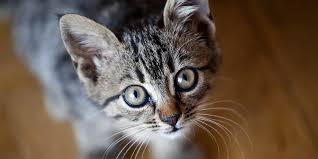
#> input picture python/opencv/cat.jpeg, 318 x 159 px
$ python crop.py --image cat.jpeg
#> lines starting #> are read from the running program, lines starting #| are printed output that depends on the picture
import numpy as np
import cv2
import argparse

#This is parsing the image
# fetching the arguments and save in dictionary
ap = argparse.ArgumentParser() #parse command line arguments
ap.add_argument("-i", "--image", required = True, help="Path to the image") #pass image from command line labelled as argument "-image"
args = vars(ap.parse_args()) #parse the arguments and store them in a dictionary

# loading and converting the image into numpy array
# printing the corresponding values
image = cv2.imread(args["image"])
#> image is the input picture: shape (159, 318, 3); mean B, G, R 75.4, 88.7, 105

#Showing the original image
cv2.imshow("This is original of the image", image)
#showtime
cv2.waitKey(0)

#Cropping the image
#crop
cropped = image[16:140, 57:217] #image[y_start:y_stop, x_start:x_stop] (we are getting those values from the original image as you like)
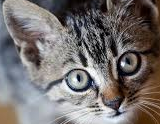
#> cropped: shape (124, 160, 3); mean B, G, R 110.7, 111.8, 117.4
#showing
cv2.imshow("This is the cropped of the image", cropped)
#showtime
cv2.waitKey(0)

$ run again, on python/opencv/cing.jpg
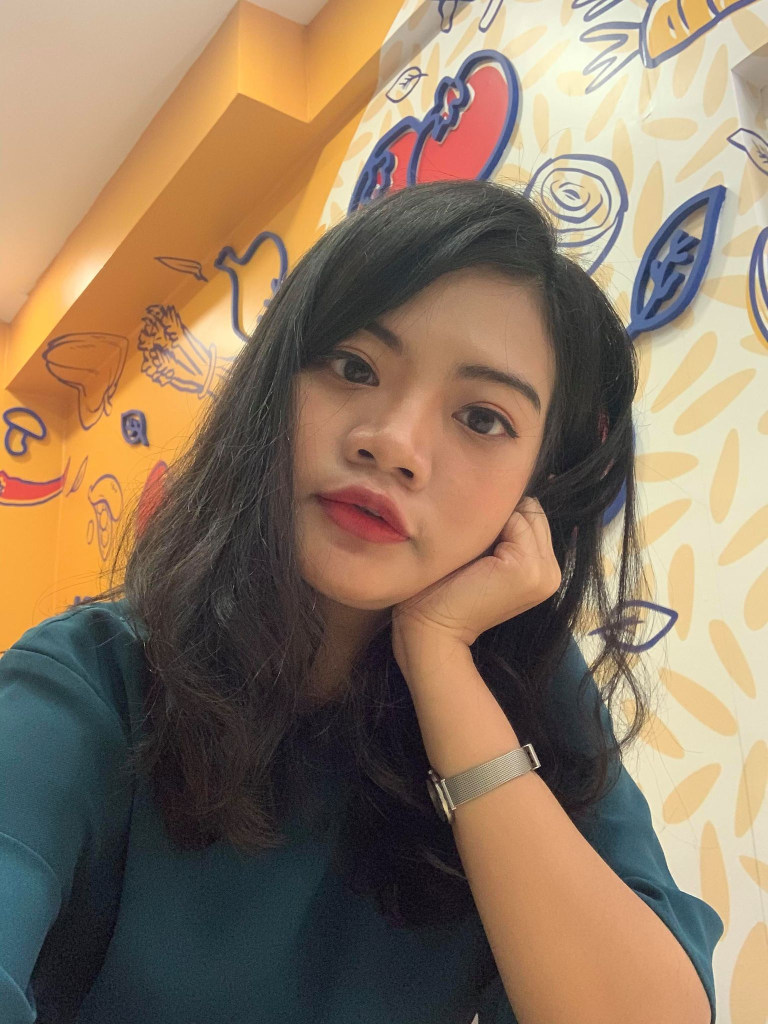
#> input picture python/opencv/cing.jpg, 1536 x 2048 px (shown at 1/2 size)
#> image is the input picture: shape (2048, 1536, 3); mean B, G, R 98, 120.7, 142.9
#> `cropped = image[16:140, 57:217]`:
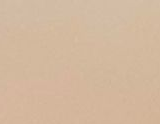
#> cropped: shape (124, 160, 3); mean B, G, R 158.7, 184.4, 211

$ run again, on python/opencv/cing1.png
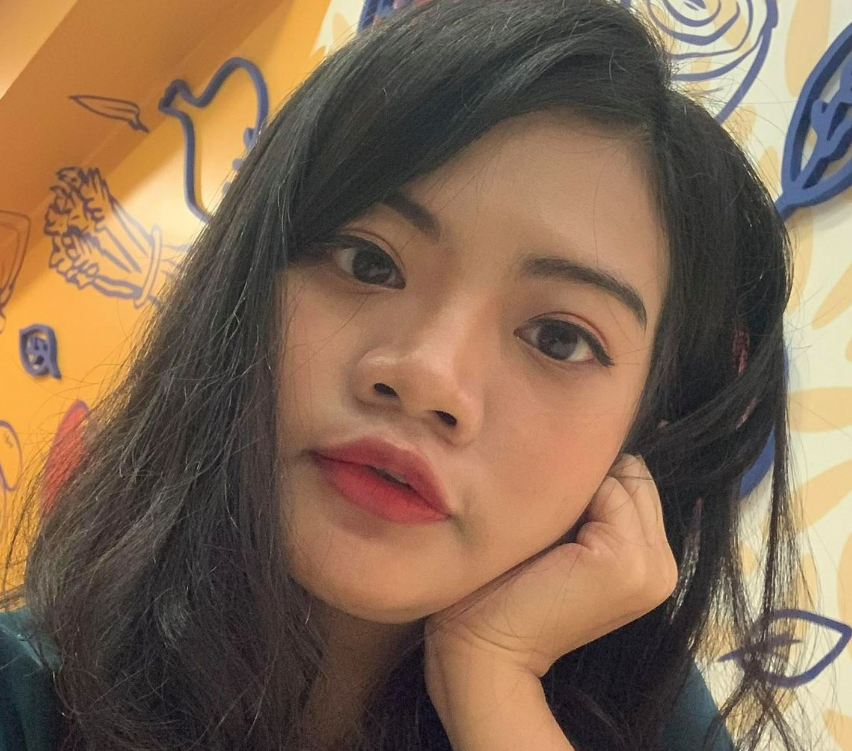
#> input picture python/opencv/cing1.png, 852 x 751 px
#> image is the input picture: shape (751, 852, 3); mean B, G, R 82.8, 105.2, 130.9
#> `cropped = image[16:140, 57:217]`:
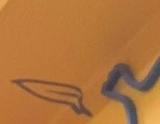
#> cropped: shape (124, 160, 3); mean B, G, R 61.3, 115.5, 175.2
